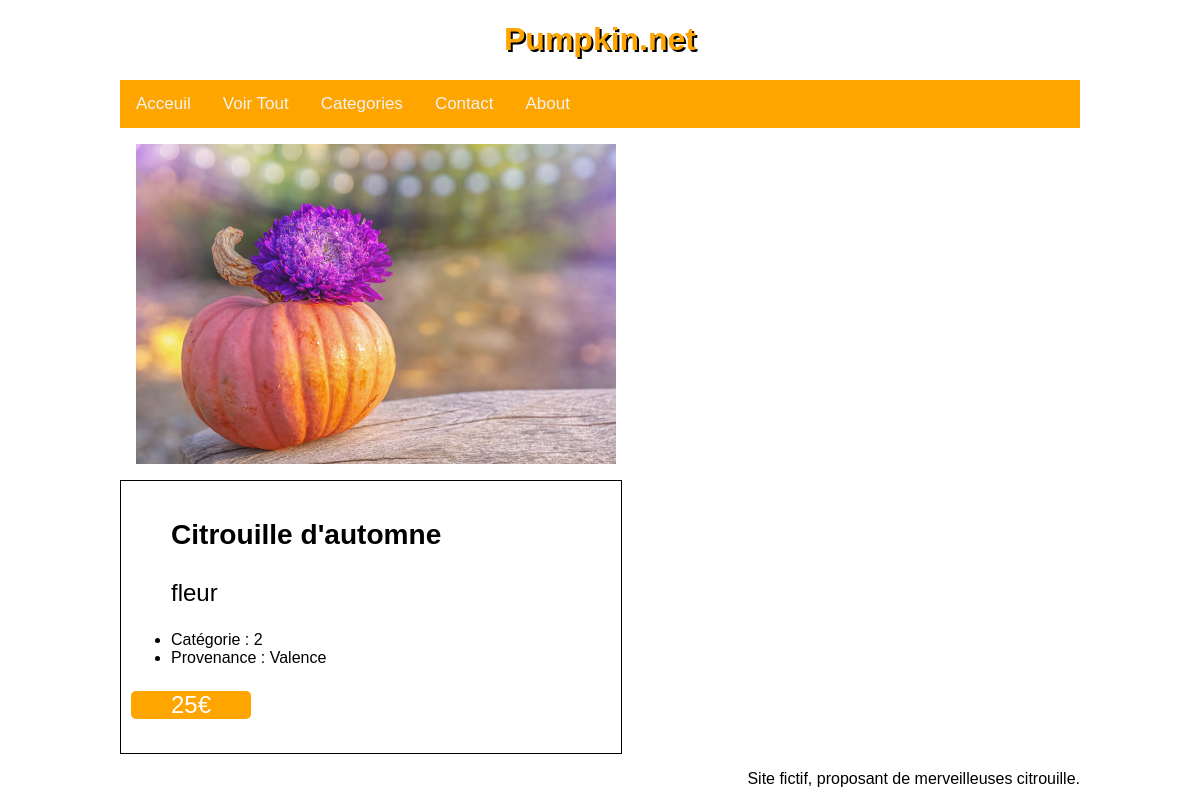
The app's page /controler/pageArticle.ctrl.php?ref=1 with its own data.
### tables this page shows
CREATE TABLE article (
	ref INTEGER PRIMARY KEY,
	libelle TEXT,
	categorie INTEGER,
	provenance TEXT,
	compInfos TEXT,
	prix REAL,
	image TEXT,
	FOREIGN KEY(categorie) REFERENCES categorie(id)
);

### framework/view.class.php (called while the page is built, shortened)
<?php
class View {
  function display(string $filename) {
      $p = "../view/".$filename;
    include($p);
  }
}
?>

### controler/pageArticle.ctrl.php (called while the page is built)
<?php
  require_once('../model/DAO.class.php');
  require_once('../model/Article.class.php');
  require_once('../framework/view.class.php');
  $config = parse_ini_file('../config/config.ini');
  $dao = new DAO($config['database_path']);
  $citrouille = $dao->getArticle($_GET['ref']);
  $vue = new View();
  $vue->assign('article',$citrouille);
  $config = parse_ini_file('../config/config.ini');
  $vue->assign('images_path',$config['images_path']);
  $vue->display('article.view.php');
?>

### model/DAO.class.php (called while the page is built, shortened)
<?php
require_once('../model/Article.class.php');
class DAO {
  private $db;
  function __construct(string $path) {
    $database = 'sqlite:' . $path . 'citrouille.db';
      try {
        $this->db = new PDO($database);
         }
      catch (PDOException $e){
        die("erreur de connexion:".$e->getMessage());
      }
  }
  function getArticle(int $ref): Article {
    $sqlAnswer = $this->db->query('select * from article where ref='. $ref);
    $res = $sqlAnswer->fetchAll(PDO::FETCH_CLASS,'Article');
    return $res[0];
  }
}
?>

### model/Article.class.php (called while the page is built, shortened)
<?php
    class Article {
        private $libelle;
        private $categorie;
        private $provenance;
        private $compInfos;
        private $prix;
        private $image;
        function getLibelle() : string {
          return $this->libelle;
        }
        function getCategorie() : string {
          return $this->categorie;
        }
        function getProvenance() : string {
          return $this->provenance;
        }
        function getCompInfos() : string {
          return $this->compInfos;
        }
        function getPrix() : float {
          return $this->prix;
        }
        function getImage() : string {
          return $this->image;
        }
}
?>

### view/article.view.php (the view, shortened to what this page needs)
<!DOCTYPE html>
<html lang="fr" dir="ltr">
  <head>
    <link rel="stylesheet" type="text/css" href="../view/design/styleArticle.css">
  </head>
  <body>
    <header>
      <h1>Pumpkin.net</h1>
      <div class="topnav">
        <a href="../controler/pagePrincipale.ctrl.php">Acceuil</a>
        <a href="../controler/pageCatalogue.ctrl.php">Voir Tout</a>
        <a href="../controler/pageCategorie.ctrl.php">Categories</a>
        <a href="../controler/pageContact.ctrl.php">Contact</a>
        <a href="../controler/pageAbout.ctrl.php">About</a>
      </div>
    </header>
    <section>
      <img src="<?= $images_path . $article->getImage()?>" alt="<?='image de'. $article->getLibelle()?>">
      <article>
        <figure>
          <h3><?=$article->getLibelle()?></h3>
          <figcaption><?=$article->getCompInfos()?></figcaption>
        </figure>
          <ul>
            <li>Catégorie : <?=$article->getCategorie()?></li>
            <li>Provenance : <?=$article->getProvenance()?></li>
          </ul>
          <p class="prix"><?=$article->getPrix()?>€</p>
      </article>
    </section>
    <footer>
      <p>Site fictif, proposant de merveilleuses citrouille.</p>
    </footer>
  </body>
</html>

### view/design/styleArticle.css (style rules this page uses)
body { font-family: "Arial"; width: 80%; margin: auto; }
h1 { text-align: center; color: #FFA500; text-shadow: 2px 2px #000000; }
div.topnav { background-color: #FFA500; overflow: hidden; }
div.topnav a { float: left; color: #f2f2f2; text-align: center; padding: 14px 16px; text-decoration: none; font-size: 17px; }
section { display: inline-flex; flex-wrap: wrap; }
section img { width: 50%; height: 50%; margin: 1em; }
article { border: 1px solid black; padding: 10px; width: 50%; height: 50%; }
article figure { font-size: 1.5em; }
p.prix { background-color: #FFA500; color: white; width: 25%; font-size: 1.5em; border-radius: 5px; text-align: center; }
footer { text-align: right; }

### records on screen
article: image (picture), libelle "Citrouille d'automne", compInfos "fleur", categorie "2", provenance "Valence", prix "25"
